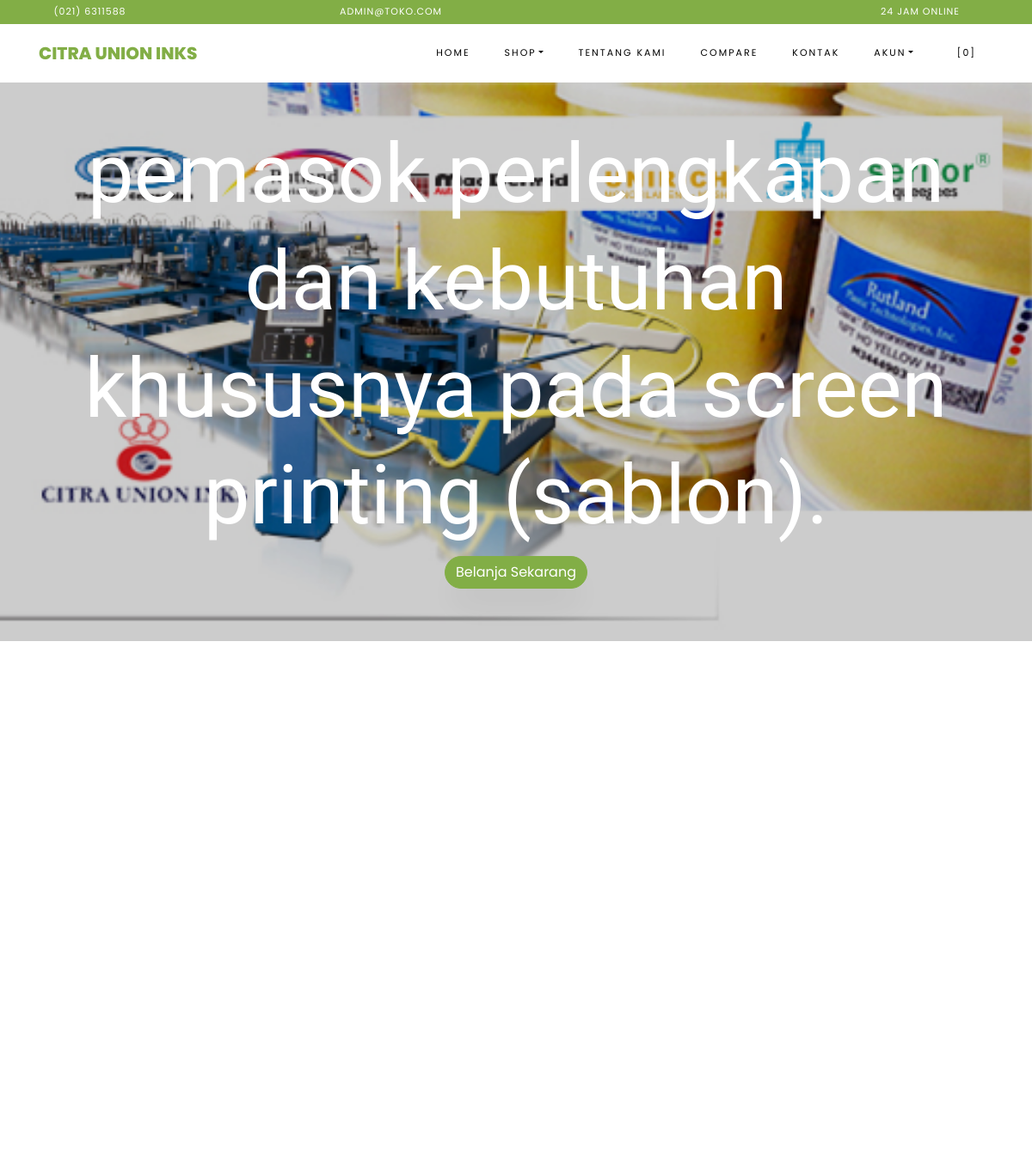
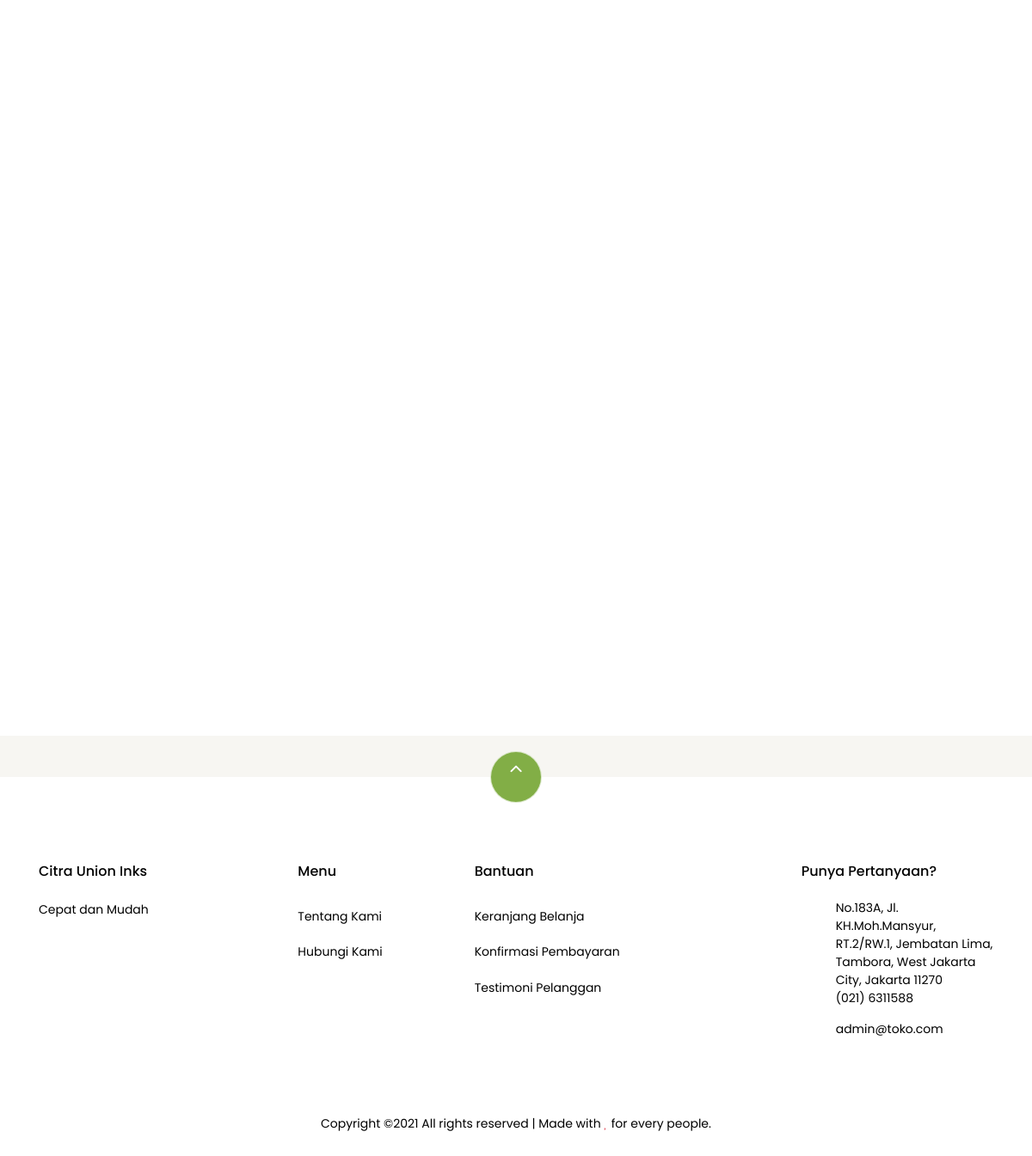
The page / on the database its author committed (2 pictures, top to bottom).
### tables this page shows
CREATE TABLE `settings` (
  `id` int(10) NOT NULL,
  `key` varchar(32) NOT NULL,
  `content` text NOT NULL
);

### application/helpers/themes_helper.php (called while the page is built, shortened)
<?php
if ( ! function_exists('get_theme_name'))
{
    function get_theme_name() {
        $current_theme = get_settings('current_theme_name');
        return ($current_theme) ? $current_theme : false;
    }
}
if ( ! function_exists('get_template_part'))
{
    function get_template_part($file_name = null, $params = array()) {
        if ($file_name !== '') {
            $current_theme = get_theme_name();
            if ( file_exists($file_location = VIEWPATH .'themes/'. $current_theme .'/'. $file_name .'.php')) {
                $CI =& get_instance();
                $CI->load->view('themes/'. $current_theme .'/'. $file_name, $params);
            }
            else {
                echo '<div>Kesalahan: berkas tema <b>'. $file_name .'.php</b> tidak ditemukan.<br>Lokasi berkas: <b>'. $file_location .'</b></div>';
            }
        }
    }
}
if ( ! function_exists('get_header'))
{
    function get_header($params = null, $section = '', $current_section = '') {
        $load_params = array();
        if ( is_null($params)) {
            $load_params['title'] = get_settings('site_name');
        }
        else if ( is_string($params)) {
            $load_params['title'] = $params;
        }
        else if ( is_array($params)) {
            $load_params = $params;
        }
        else {
            $load_params['title'] = get_settings('site_name');
        }
        $load_params['sidebar_section'] = $section;
        $load_params['current_section'] = $current_section;
        get_template_part('header', $load_params);
    }
}
if ( ! function_exists('get_footer'))
{
    function get_footer($params = array()) {
        get_template_part('footer', $params);
    }
}
if ( ! function_exists('get_theme_uri'))
{
    function get_theme_uri($file_name = null, $theme_name = NULL)
    {
        $theme_name = ($theme_name == NULL) ? get_theme_name() : $theme_name;
        return is_null($file_name) ? base_url('assets/themes/'. $theme_name .'/') : base_url('assets/themes/'. $theme_name .'/'. $file_name) ;
    }
}

### application/controllers/Home.php (called while the page is built, shortened)
<?php
class Home extends CI_Controller {
    public function index() {
        $params['title'] = 'Selamat Datang di Citra Union Inks';
        $products['products'] = $this->product->get_all_products();
        $products['best_deal'] = $this->product->best_deal_product();
        $products['reviews'] = $this->review->get_all_reviews();
        get_header($params);
        get_template_part('home', $products);
        get_footer();
    }
}

### index.php (called while the page is built, shortened)
<?php
require_once BASEPATH.'core/CodeIgniter.php';

### application/helpers/global_helper.php (called while the page is built, shortened)
<?php
if (!function_exists('get_settings')) {
    function get_settings($key = '')
    {
        $CI = &get_instance();
        $row = $CI->db
            ->select('content')
            ->where('key', $key)
            ->get('settings')
            ->row();
        return $row->content;
    }
}
if (!function_exists('get_store_name')) {
    function get_store_name()
    {
        return get_settings('store_name');
    }
}

### application/helpers/session_helper.php (called while the page is built, shortened)
<?php
if (!function_exists('init')) {
    function init()
    {
        $CI = &get_instance();
        return $CI;
    }
}
if (!function_exists('session_data')) {
    function session_data()
    {
        $CI = init();
        $read_session_in_cookie = get_cookie('__ACTIVE_SESSION_DATA');
        $read_session_in_session = $CI->session->userdata('__ACTIVE_SESSION_DATA');
        if ($read_session_in_cookie) {
            $read_data = $CI->encryption->decrypt($read_session_in_cookie);
            $read_data = json_decode($read_data);
            return $read_data;
        } else if ($read_session_in_session) {
            $read_data = $CI->encryption->decrypt($read_session_in_session);
            $read_data = json_decode($read_data);
            return $read_data;
        } else {
            $default_session = new stdClass();
            $default_session->is_login = FALSE;
            $default_session->user_id = 0;
            $default_session->login_at = 0;
            $default_session->remember_me = FALSE;
            return $default_session;
        }
    }
}

### application/views/themes/vegefoods/home.php (the view, shortened to what this page needs)
<section id="home-section" class="hero">
    <div class="home-slider owl-carousel">
    <div class="slider-item" style="background-image: url(<?php echo get_theme_uri('images/tes.jpg'); ?>);">
        <div class="overlay"></div>
      <div class="container">
        <div class="row slider-text justify-content-center align-items-center" data-scrollax-parent="true">
          <div class="col-md-12 ftco-animate text-center">
            <h1 class="mb-2">pemasok perlengkapan dan kebutuhan khususnya pada screen printing (sablon).</h1>
            <p><a href="#products" class="btn btn-primary">Belanja Sekarang</a></p>
          </div>
        </div>
      </div>
    </div>
  </div>
</section>
<section class="ftco-section" id="products">
      <div class="container">
          <div class="row no-gutters ftco-services">
  </div>
      </div>
  </section>
  <section class="ftco-section">
  <div class="container">
          <div class="row justify-content-center mb-3 pb-3">
  </div>
  </div>
  <div class="container">
      <div class="row">
      </div>
  </div>
</section>
<section class="ftco-section testimony-section">
    <div class="container">
      <div class="row justify-content-center mb-5 pb-3">
      </div>
    </div>
  </section>

### application/views/themes/vegefoods/header.php (shortened to what this page needs)
<!DOCTYPE html>
<html lang="en">
<head>
	<link rel="stylesheet" href="<?php echo get_theme_uri('css/open-iconic-bootstrap.min.css'); ?>">
	<link rel="stylesheet" href="<?php echo get_theme_uri('css/animate.css'); ?>">
	<link rel="stylesheet" href="<?php echo get_theme_uri('css/owl.carousel.min.css'); ?>">
	<link rel="stylesheet" href="<?php echo get_theme_uri('css/owl.theme.default.min.css'); ?>">
	<link rel="stylesheet" href="<?php echo get_theme_uri('css/magnific-popup.css'); ?>">
	<link rel="stylesheet" href="<?php echo get_theme_uri('css/aos.css'); ?>">
	<link rel="stylesheet" href="<?php echo get_theme_uri('css/ionicons.min.css'); ?>">
	<link rel="stylesheet" href="<?php echo get_theme_uri('js/plugins/@fortawesome/fontawesome-free/css/all.min.css', 'argon'); ?>">
	<link rel="stylesheet" href="<?php echo get_theme_uri('css/bootstrap-datepicker.css'); ?>">
	<link rel="stylesheet" href="<?php echo get_theme_uri('css/jquery.timepicker.css'); ?>">
	<link rel="stylesheet" href="<?php echo get_theme_uri('css/flaticon.css'); ?>">
	<link rel="stylesheet" href="<?php echo get_theme_uri('css/icomoon.css'); ?>">
	<link rel="stylesheet" href="<?php echo get_theme_uri('css/style.css'); ?>">
	<link rel="stylesheet" href="<?php echo base_url('assets/plugins/toastr/toastr.min.css'); ?>">
	<link href="https://cdn.jsdelivr.net/npm/select2@4.1.0-rc.0/dist/css/select2.min.css" rel="stylesheet" />
</head>
<body class="goto-here">
	<div class="py-1 bg-primary">
		<div class="container">
			<div class="row no-gutters d-flex align-items-start align-items-center px-md-0">
				<div class="col-lg-12 d-block">
					<div class="row d-flex">
						<div class="col-md pr-4 d-flex topper align-items-center">
							<div class="icon mr-2 d-flex justify-content-center align-items-center"><span class="icon-phone2"></span></div>
							<span class="text"><?php echo get_settings('store_phone_number'); ?></span>
						</div>
						<div class="col-md pr-4 d-flex topper align-items-center">
							<div class="icon mr-2 d-flex justify-content-center align-items-center"><span class="icon-paper-plane"></span></div>
							<span class="text"><?php echo get_settings('store_email'); ?></span>
						</div>
						<div class="col-md-5 pr-4 d-flex topper align-items-center text-lg-right">
							<span class="text"><?php echo get_settings('store_tagline'); ?></span>
						</div>
					</div>
				</div>
			</div>
		</div>
	</div>
	<nav class="navbar navbar-expand-lg navbar-dark ftco_navbar bg-dark ftco-navbar-light" id="ftco-navbar">
		<div class="container">
			<a class="navbar-brand" href="<?php echo base_url(); ?>"><?php echo get_store_name(); ?></a>
			<div class="collapse navbar-collapse" id="ftco-nav">
				<ul class="navbar-nav ml-auto">
					<li class="nav-item active"><a href="<?php echo base_url(); ?>" class="nav-link">Home</a></li>
					<li class="nav-item dropdown">
						<a class="nav-link dropdown-toggle" href="#" id="dropdown04" data-toggle="dropdown" aria-haspopup="true" aria-expanded="false">Shop</a>
					</li>
					<li class="nav-item"><a href="<?php echo site_url('pages/about'); ?>" class="nav-link">Tentang Kami</a></li>
					<li class="nav-item"><a href="<?php echo site_url('pages/compare'); ?>" class="nav-link">Compare</a></li>
					<li class="nav-item"><a href="<?php echo site_url('pages/contact'); ?>" class="nav-link">Kontak</a></li>
					<li class="nav-item dropdown">
						<a class="nav-link dropdown-toggle" href="#" id="dropdown05" data-toggle="dropdown" aria-haspopup="true" aria-expanded="false">Akun</a>
					</li>
					<li class="nav-item cta cta-colored"><a href="<?php echo site_url('shop/cart'); ?>" class="nav-link"><span class="icon-shopping_cart"></span>[<span class="cart-item-total">0</span>]</a></li>
				</ul>
			</div>
		</div>
	</nav>

### application/views/themes/vegefoods/footer.php (shortened to what this page needs)
<section class="ftco-section ftco-no-pt ftco-no-pb py-5 bg-light">
  <div class="container py-4">
  </div>
</section>
<footer class="ftco-footer ftco-section">
  <div class="container">
    <div class="row">
      <div class="mouse">
        <a href="#" class="mouse-icon">
          <div class="mouse-wheel"><span class="ion-ios-arrow-up"></span></div>
        </a>
      </div>
    </div>
    <div class="row mb-5">
      <div class="col-md">
        <div class="ftco-footer-widget mb-4">
          <h2 class="ftco-heading-2"><?php echo get_store_name(); ?></h2>
          <p><?php echo get_settings('store_description'); ?></p>
          <ul class="ftco-footer-social list-unstyled float-md-left float-lft mt-5">
          </ul>
        </div>
      </div>
      <div class="col-md">
        <div class="ftco-footer-widget mb-4 ml-md-5">
          <h2 class="ftco-heading-2">Menu</h2>
          <ul class="list-unstyled">
            <li><a href="<?php echo site_url('pages/about'); ?>" class="py-2 d-block">Tentang Kami</a></li>
            <li><a href="<?php echo site_url('pages/contact'); ?>" class="py-2 d-block">Hubungi Kami</a></li>
          </ul>
        </div>
      </div>
      <div class="col-md-4">
        <div class="ftco-footer-widget mb-4">
          <h2 class="ftco-heading-2">Bantuan</h2>
          <div class="d-flex">
            <ul class="list-unstyled mr-l-5 pr-l-3 mr-4">
              <li><a href="<?php echo site_url('shop/cart'); ?>" class="py-2 d-block">Keranjang Belanja</a></li>
              <li><a href="<?php echo site_url('customer/payments/confirm'); ?>" class="py-2 d-block">Konfirmasi Pembayaran</a></li>
              <li><a href="<?php echo site_url('shop/testimonial'); ?>" class="py-2 d-block">Testimoni Pelanggan</a></li>
            </ul>
          </div>
        </div>
      </div>
      <div class="col-md">
        <div class="ftco-footer-widget mb-4">
          <h2 class="ftco-heading-2">Punya Pertanyaan?</h2>
          <div class="block-23 mb-3">
            <ul>
              <li><span class="icon icon-map-marker"></span><span class="text"><?php echo get_settings('store_address'); ?></span></li>
              <li><a href="#"><span class="icon icon-phone"></span><span class="text"><?php echo get_settings('store_phone_number'); ?></span></a></li>
              <li><a href="#"><span class="icon icon-envelope"></span><span class="text"><?php echo get_settings('store_email'); ?></span></a></li>
            </ul>
          </div>
        </div>
      </div>
    </div>
    <div class="row">
      <div class="col-md-12 text-center">
        <p>
          Copyright &copy; All rights reserved | Made with <i class="icon-heart text-danger" aria-hidden="true"></i> for every people.
        </p>
      </div>
    </div>
  </div>
</footer>
</body>
</html>

### assets/themes/vegefoods/css/icomoon.css (style rules this page uses)
[class^="icon-"], [class*=" icon-"] { font-family: 'icomoon' !important; speak: none; font-style: normal; font-weight: normal; font-variant: normal; text-transform: none; line-height: 1; -webkit-font-smoothing: antialiased; -moz-osx-font-smoothing: grayscale; }
.icon-heart:before { content: "\f004"; }
.icon-map-marker:before { content: "\f041"; }
.icon-phone:before { content: "\f095"; }
.icon-envelope:before { content: "\f0e0"; }
.icon-paper-plane:before { content: "\f1d8"; }
.icon-phone2:before { content: "\e0cd"; }
.icon-shopping_cart:before { content: "\e8cc"; }

### rows shown on the page
settings: content "(021) 6311588"
settings: content "ADMIN@TOKO.COM", content "admin@toko.com"
settings: content "24 JAM ONLINE"
settings: content "CITRA UNION INKS", content "Citra Union Inks"
settings: content (picture)
settings: content "Cepat dan Mudah"
settings: content "No.183A, Jl. KH.Moh.Mansyur, RT.2/RW.1, Jembatan Lima, Tambora, West Jakarta City, Jakarta 11270"
